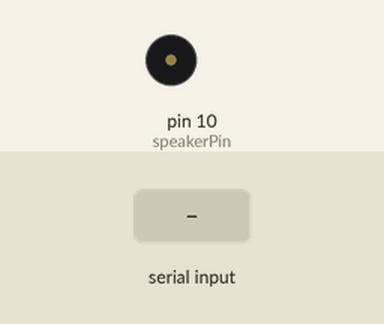
The sketch below on a simulated Arduino Uno, built with avr-gcc and run on an emulated ATmega328P. On the bench: buzzer (waves = sounding). Inputs (shaded band) come from the test bench.

Above: at 1.2 s.
1.3 s: byte 30 received over Serial
At 2.5 s:
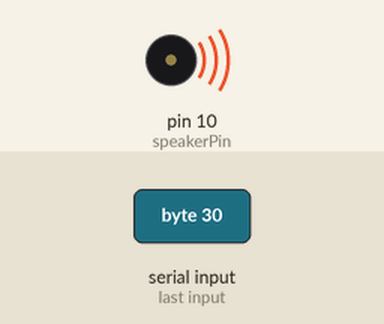
Timing chart, 0 to 4.3 s (numbered marks = the images above; inputs shaded):
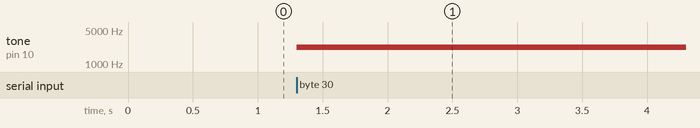

Measured:
- after the input at 1.3 s, tone on pin 10 (speakerPin): silent → 2200 Hz at once

The sketch:

Board_2.ino
```cpp
// 220135N - Dissanayake D.M.A.K.

const int frequencies[] = {300, 400, 500, 600, 700, 800, 900, 1000};
const int numButtons = 8;
const int speakerPin = 10;

byte buttonStatus = 0;

void setup() {
  // Initialize Serial for UART communication with Board 1
  Serial.begin(9600);

  // Initialize speaker pin
  pinMode(speakerPin, OUTPUT);
}

void loop() {
  // Check if data is available from Board 1
  if (Serial.available() > 0) {
    // Read the button status byte
    buttonStatus = Serial.read();

    // Generate tone based on button status
    int sumFrequency = 0;
    for (int i = 0; i < numButtons; i++) {
      // Check if the corresponding bit is set (button is active)
      if (buttonStatus & (1 << i)) {
        sumFrequency += frequencies[i];
      }
    }

    // Output tone
    if (sumFrequency > 0) {
      tone(speakerPin, sumFrequency);
    } else {
      noTone(speakerPin);
    }
  }
}
```
